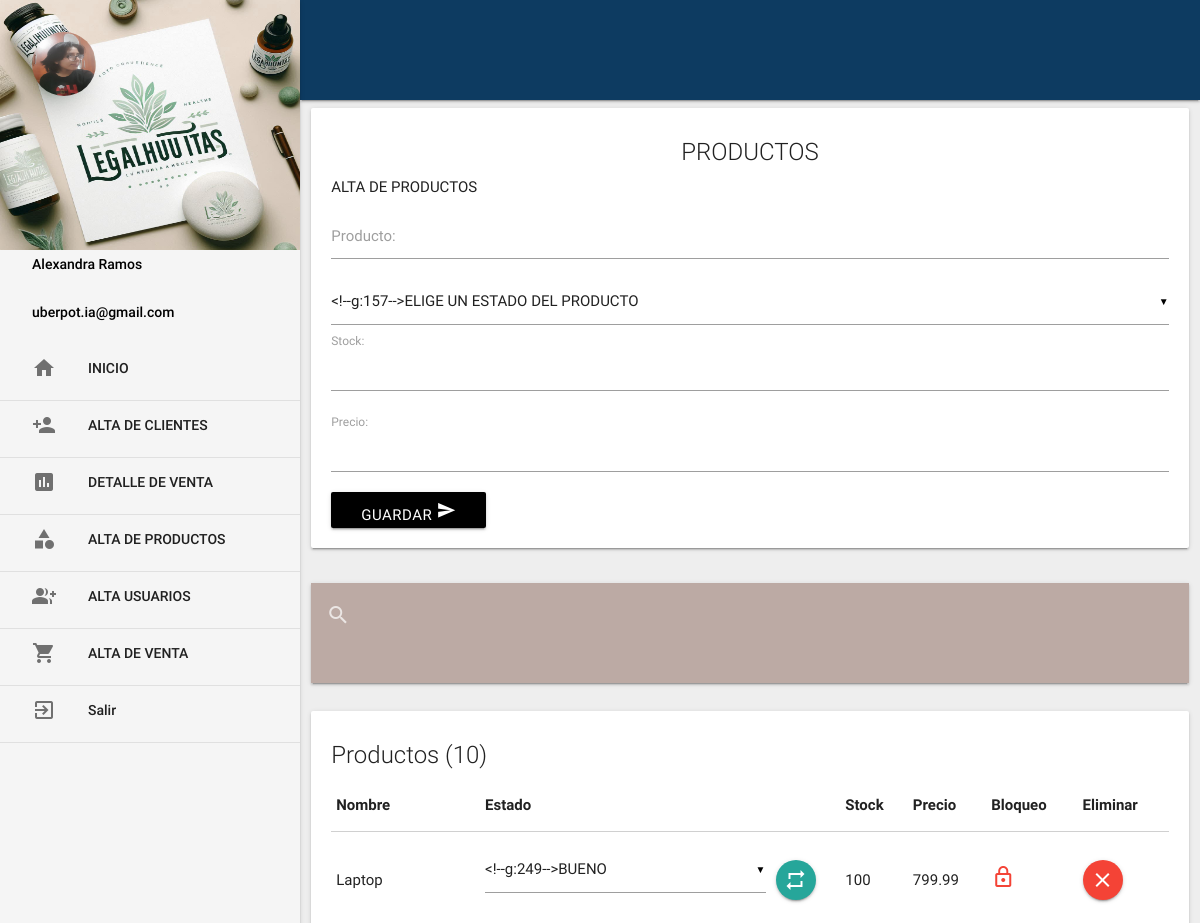
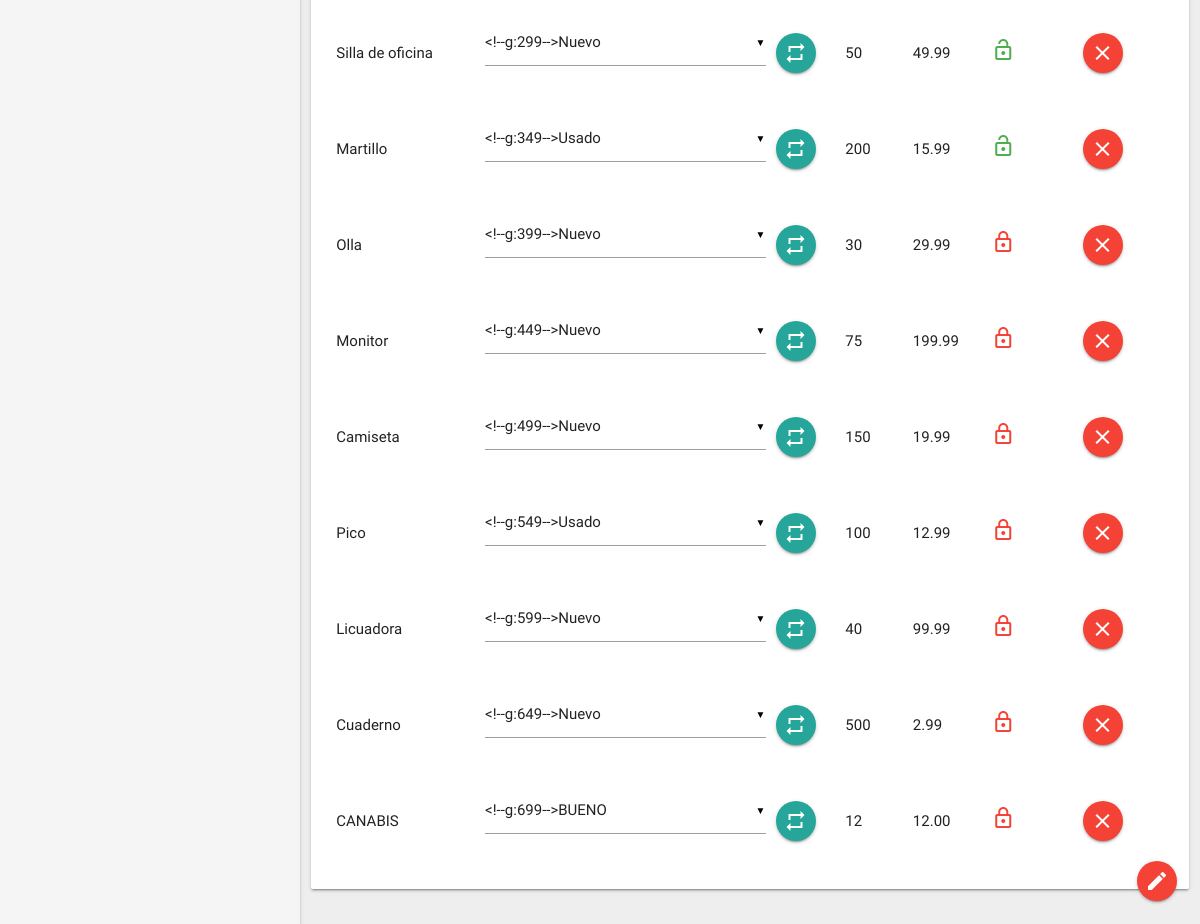
The app's page /productos/index.php with its own data (2 pictures, top to bottom).
### tables this page shows
CREATE TABLE `productos` (
  `idProductos` int(11) NOT NULL,
  `Nombre` varchar(100) NOT NULL,
  `Estado` varchar(45) NOT NULL,
  `Stock` int(11) NOT NULL,
  `precio` decimal(10,2) NOT NULL,
  `Bloqueo` int(1) NOT NULL
);

### productos/index.php (the view, shortened to what this page needs)
<?php include "../extend/header.php"; ?>
<div class="row">
  <div class="col s12">
  <div class="card">
      <div class="card-content">
         <center><span class="card-title">PRODUCTOS</span></center>
         <p>ALTA DE PRODUCTOS</p>
         <form class="form" action="ins_productos.php" method="post" enctype="multipart/form-data" autocomplete="off">
         <div class="input-field">
          <input type="text" name="producto" required autofocus title="DEBE DE CONTENER ENTRE 1 Y 15 CARACTERES, SOLO LETRAS" pattern="[A-Za-z]{1,15}" id="producto" onblur="may(this.value, this.id)">
          <label for="producto">Producto:</label>
        </div>
          <div class="input-field">
            <input type="text" name="stock" required autofocus title="DEBE DE CONTENER SOLO NÚMEROS" pattern="[0-9]+" id="stock" onblur="may(this.value, this.id)">
            <label for="stock">Stock:</label>
          </div>
          <div class="input-field">
            <input type="text" name="precio" required autofocus title="DEBE DE CONTENER SOLO NÚMEROS Y PUNTO DECIMAL" pattern="^\d+(\.\d{1,2})?$" id="precio" onblur="may(this.value, this.id)">
            <label for="precio">Precio:</label>
          </div>
<button type="submit" class="btn black" id="btn_guardar">Guardar <i class="material-icons" >send</i></button>
        </form>
      </div>
    </div>
  </div>
</div>
<div class="row">
  <div class="col s12">
    <nav class="brown lighten-3" >
      <div class="nav-wrapper">
        <div class="input-field">
          <input type="search"   id="buscar" autocomplete="off"  >
          <label for="buscar"><i class="material-icons" >search</i></label>
          <i class="material-icons" >close</i>
        </div>
      </div>
    </nav>
  </div>
</div>
<?php $sel = $con->query("SELECT * FROM productos ");
$row = mysqli_num_rows($sel);
 ?>
<div class="row">
  <div class="col s12">
    <div class="card">
      <div class="card-content">
        <span class="card-title">Productos (<?php echo $row ?>) </span>
        <table>
          <thead>
            <th>Nombre</th>
            <th>Estado</th>
            <th></th>
            <th>Stock</th>
            <th>Precio</th>
            <th>Bloqueo</th>
            <th>Eliminar</th>
          </thead>
          <?php while($f = $sel->fetch_assoc()){ ?>
            <tr>
              <td><?php echo $f['Nombre'] ?></td>
              <td>
                  <form  action="up_estado.php" method="post">
              </td>
              <td>
                <button type="submit" class="btn-floating" ><i class="material-icons">repeat</i></button>
              </td>
              <td><?php echo $f['Stock'] ?></td>
              <td><?php echo $f['precio'] ?></td>
              <td>
                <?php if ($f['Bloqueo']==1): ?>
                  <a href="bloqueo_manual.php?prod=<?php echo $f['idProductos'] ?>&bl=<?php echo $f['Bloqueo'] ?>"><i class="material-icons green-text">lock_open</i></a>
                  <?php else: ?>
                    <a href="bloqueo_manual.php?prod=<?php echo $f['idProductos'] ?>&bl=<?php echo $f['Bloqueo'] ?>"><i class="material-icons red-text">lock_outline</i></a>
                <?php endif; ?>
              </td>
              <td>
                <a href="#" class="btn-floating red" onclick="Swal.fire({
                  title: '¿Está seguro que desea eliminar al producto?',
                  text: '¡Al eliminarlo no podrá recuperarlo!',
                  icon: 'warning',
                  showCancelButton: true,
                  confirmButtonColor: '#3085d6',
                  cancelButtonColor: '#d33',
                  confirmButtonText: 'Sí, eliminarlo!',
                  cancelButtonText: 'Cancelar'
                }).then(function(result) {
                  if (result.isConfirmed) {  // Solo redirige si se confirma
                    location.href = 'eliminar_producto.php?id=<?php echo $f['idProductos'] ?>';
                  } else {
                    // Si se cancela, no hace nada (solo cierra el modal)
                    return false;
                  }
                })">
                  <i class="material-icons">clear</i>
                </a>
              </td>
            </tr>
            <?php } ?>
        </table>
      </div>
    </div>
  </div>
</div>
<?php include "../extend/scripts.php"; ?>
<div class="fixed-action-btn vertical click-to-toggle " >
  <a  class="btn-floating red">
    <i class="material-icons" >mode_edit</i>
  </a>
  <ul>
    <li><a href="inicio.html" class="btn-floating yellow"><i class="material-icons">add</i></a></li>
    <li><a href="carrito.html" class="btn-floating orange"><i class="material-icons">replay</i></a></li>
    <li><a href="compartido.html" class="btn-floating purple"><i class="material-icons">repeat</i></a></li>
    <li><a href="index.html" class="btn-floating pink"><i class="material-icons">send</i></a></li>
  </ul>
</div>
</body>
</html>

### extend/header.php (shortened to what this page needs)
<!DOCTYPE html>
<html lang="en">
<head>
  <link rel="stylesheet" href="../css/materialize.min.css">
  <link rel="stylesheet" href="../css/estilo.css">
</head>
<body class="grey lighten-3">
    <main>
        <?php
            include 'menu_admin.php';
        ?>

### extend/menu_admin.php (shortened to what this page needs)
<nav>
</nav>
<ul id="menu" class="side-nav fixed grey lighten-4" >
  <li>
    <div class="userView" >
      <div class="background">
        <img src="../img/logo.jpeg"  >
      </div>
      <a href="" ><img src="../img/gia.jpeg" class="circle" alt=""></a>
      <br>
      <br>
      <br>
      <a href="" class="black-text" >Alexandra Ramos</a>
      <a href="" class="black-text">uberpot.ia@gmail.com</a>
    </div>
  </li>
  <li><a href="../inicio/inicio.php"><i class="material-icons">home</i> INICIO</a></li>
  <li><div class="divider"></div></li>
  <li><a href="../clientes/index.php"><i class="material-icons">person_add</i> ALTA DE CLIENTES</a></li>
  <li><div class="divider"></div></li>
  <li><a href="../detalleVenta/index.php"><i class="material-icons">insert_chart</i> DETALLE DE VENTA</a></li>
  <li><div class="divider"></div></li>
  <li><a href="../productos/index.php"><i class="material-icons">category</i> ALTA DE PRODUCTOS</a></li>
  <li><div class="divider"></div></li>
  <li><a href="../usuarios/index.php"><i class="material-icons">group_add</i> ALTA USUARIOS</a></li>
  <li><div class="divider"></div></li>
  <li><a href="../venta/index.php"><i class="material-icons">shopping_cart</i> ALTA DE VENTA</a></li>
  <li><div class="divider"></div></li>
  <li><a href="../index.php"><i class="material-icons">exit_to_app</i> Salir</a></li>
  <li><div class="divider"></div></li>
</ul>

### extend/scripts.php (shortened to what this page needs)
</main>

### css/estilo.css (style rules this page uses)
header, main, footer { padding-left: 300px; }
nav { border: 5px solid #bdbdbd grey lighten-1; background: #0d3b61; height: 100px; }
img { width: 100%; height: 250px; align-items: center; }

### records on screen
productos: Nombre "Laptop", Stock "100", precio "799.99"
productos: Nombre "Silla de oficina", Stock "50", precio "49.99"
productos: Nombre "Martillo", Stock "200", precio "15.99"
productos: Nombre "Olla", Stock "30", precio "29.99"
productos: Nombre "Monitor", Stock "75", precio "199.99"
productos: Nombre "Camiseta", Stock "150", precio "19.99"
productos: Nombre "Pico", Stock "100", precio "12.99"
productos: Nombre "Licuadora", Stock "40", precio "99.99"
productos: Nombre "Cuaderno", Stock "500", precio "2.99"
productos: Nombre "CANABIS", Stock "12", precio "12.00"

### other values on screen
$row "10"
